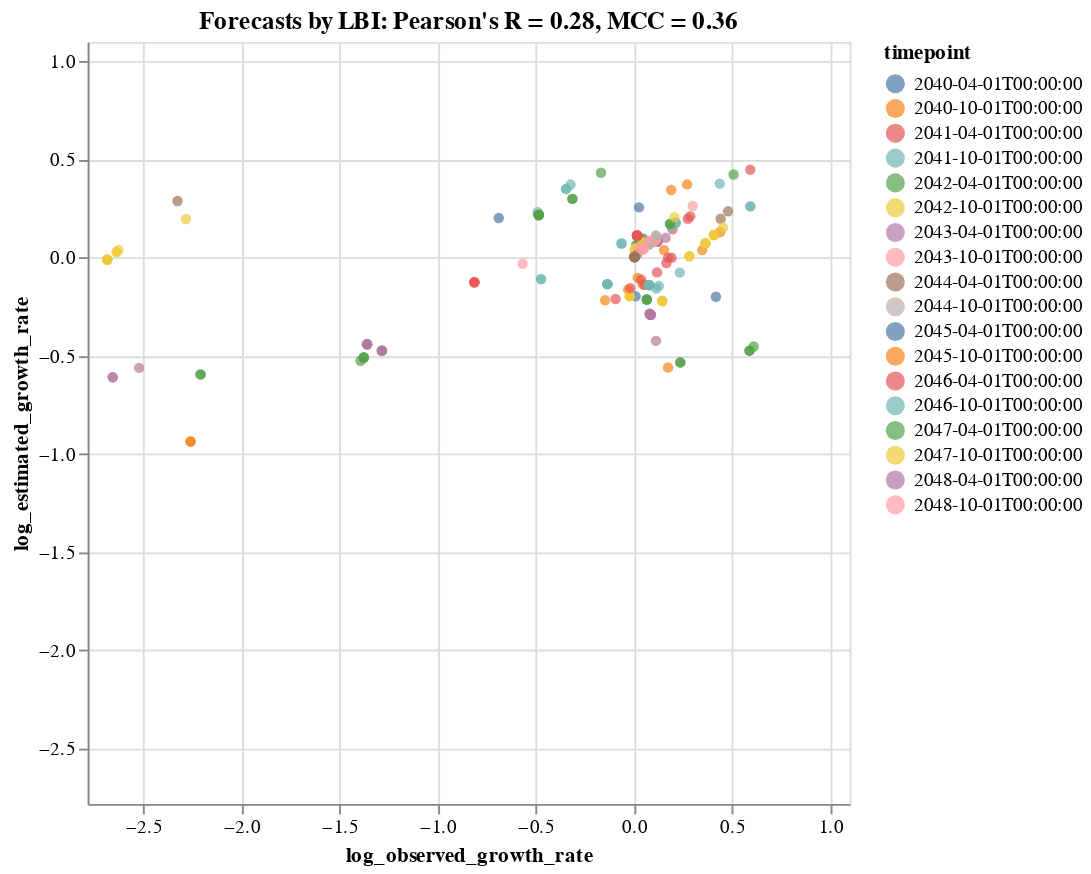

Notebook cell for this chart:
### Code cell
tooltip_attributes = ["observed_growth_rate:Q", "estimated_growth_rate:Q", "timepoint:N", "frequency:Q", "frequency_final:Q",
                      "projected_frequency:Q", "clade_membership:N"]

chart = alt.Chart(complete_clade_frequencies).mark_circle().encode(
    alt.X("log_observed_growth_rate:Q", scale=alt.Scale(domain=(log_lower_limit, log_upper_limit))),
    alt.Y("log_estimated_growth_rate:Q", scale=alt.Scale(domain=(log_lower_limit, log_upper_limit))),
    alt.Color("timepoint:N"),
    alt.Tooltip(tooltip_attributes)
).properties(
    width=400,
    height=400,
    title="Forecasts by LBI: Pearson's R = %.2f, MCC = %.2f" % (r, mcc)
).interactive()

#chart.save("forecast_log_growth_correlation_natural_lbi.svg")
chart

### Figure 1 — Vega-Lite specification as saved in the notebook (floating-point values rounded to 4 significant figures; data arrays with more than 128 entries replaced by an {"elided": "..."} marker saying what was removed)
{"$schema": "https://vega.github.io/schema/vega-lite/v3.3.0.json", "config": {"mark": {"tooltip": null}, "view": {"height": 300, "width": 400}}, "data": {"name": "data-2ffae3717cc1a2aed5205dc3c436cca9"}, "datasets": {"data-2ffae3717cc1a2aed5205dc3c436cca9": {"elided": "197 records"}}, "encoding": {"color": {"field": "timepoint", "type": "nominal"}, "tooltip": [{"field": "observed_growth_rate", "type": "quantitative"}, {"field": "estimated_growth_rate", "type": "quantitative"}, {"field": "timepoint", "type": "nominal"}, {"field": "frequency", "type": "quantitative"}, {"field": "frequency_final", "type": "quantitative"}, {"field": "projected_frequency", "type": "quantitative"}, {"field": "clade_membership", "type": "nominal"}], "x": {"field": "log_observed_growth_rate", "scale": {"domain": [-2.782, 1.1]}, "type": "quantitative"}, "y": {"field": "log_estimated_growth_rate", "scale": {"domain": [-2.782, 1.1]}, "type": "quantitative"}}, "height": 400, "mark": "circle", "selection": {"selector001": {"bind": "scales", "encodings": ["x", "y"], "type": "interval"}}, "title": "Forecasts by LBI: Pearson's R = 0.28, MCC = 0.36", "width": 400}
